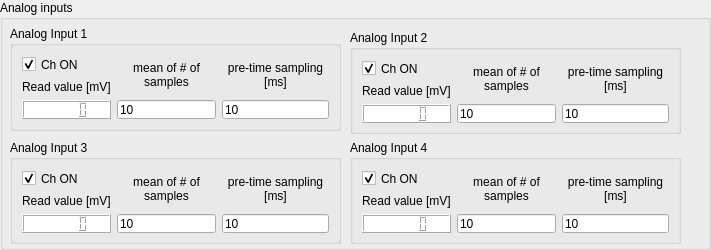
  <widget class="QGroupBox" name="groupBox_10">
   <property name="geometry">
    <rect>
     <x>10</x>
     <y>711</y>
     <width>711</width>
     <height>250</height>
    </rect>
   </property>
   <property name="title">
    <string>Analog inputs</string>
   </property>
   <widget class="QGroupBox" name="groupBox_4">
    <property name="geometry">
     <rect>
      <x>10</x>
      <y>140</y>
      <width>331</width>
      <height>104</height>
     </rect>
    </property>
    <property name="title">
     <string>Analog Input 3</string>
    </property>
    <layout class="QGridLayout" name="gridLayout_4">
     <item row="4" column="0">
      <widget class="QLCDNumber" name="lcdAnalogRaw1_3">
       <property name="styleSheet">
        <string notr="true">background-color: rgb(255, 255, 255);
color: rgb(0, 0, 0);</string>
       </property>
      </widget>
     </item>
     <item row="1" column="0">
      <widget class="QLabel" name="label_17">
       <property name="text">
        <string>Read value [mV]</string>
       </property>
      </widget>
     </item>
     <item row="4" column="3">
      <widget class="QLineEdit" name="lineEditWaitTimeAnalog1_3">
       <property name="text">
        <string>10</string>
       </property>
      </widget>
     </item>
     <item row="0" column="0">
      <widget class="QCheckBox" name="checkONAnalog1_3">
       <property name="text">
        <string>Ch ON</string>
       </property>
       <property name="checked">
        <bool>true</bool>
       </property>
      </widget>
     </item>
     <item row="4" column="2">
      <widget class="QLineEdit" name="lineEditSamplesPerMeanAnalog1_3">
       <property name="text">
        <string>10</string>
       </property>
      </widget>
     </item>
     <item row="0" column="3" rowspan="2">
      <widget class="QLabel" name="label_19">
       <property name="text">
        <string>pre-time sampling [ms]</string>
       </property>
       <property name="alignment">
        <set>Qt::AlignmentFlag::AlignCenter</set>
       </property>
       <property name="wordWrap">
        <bool>true</bool>
       </property>
      </widget>
     </item>
     <item row="0" column="2" rowspan="2">
      <widget class="QLabel" name="label_16">
       <property name="text">
        <string>mean of # of samples</string>
       </property>
       <property name="alignment">
        <set>Qt::AlignmentFlag::AlignCenter</set>
       </property>
       <property name="wordWrap">
        <bool>true</bool>
       </property>
      </widget>
     </item>
    </layout>
   </widget>
   <widget class="QGroupBox" name="groupBox_5">
    <property name="geometry">
     <rect>
      <x>350</x>
      <y>140</y>
      <width>331</width>
      <height>104</height>
     </rect>
    </property>
    <property name="title">
     <string>Analog Input 4</string>
    </property>
    <layout class="QGridLayout" name="gridLayout_5">
     <item row="4" column="1">
      <widget class="QLineEdit" name="lineEditSamplesPerMeanAnalog1_4">
       <property name="text">
        <string>10</string>
       </property>
      </widget>
     </item>
     <item row="4" column="0">
      <widget class="QLCDNumber" name="lcdAnalogRaw1_4">
       <property name="styleSheet">
        <string notr="true">background-color: rgb(255, 255, 255);
color: rgb(0, 0, 0);</string>
       </property>
      </widget>
     </item>
     <item row="4" column="2">
      <widget class="QLineEdit" name="lineEditWaitTimeAnalog1_4">
       <property name="text">
        <string>10</string>
       </property>
      </widget>
     </item>
     <item row="1" column="0">
      <widget class="QLabel" name="label_20">
       <property name="text">
        <string>Read value [mV]</string>
       </property>
      </widget>
     </item>
     <item row="0" column="0">
      <widget class="QCheckBox" name="checkONAnalog1_4">
       <property name="text">
        <string>Ch ON</string>
       </property>
       <property name="checked">
        <bool>true</bool>
       </property>
      </widget>
     </item>
     <item row="0" column="1" rowspan="2">
      <widget class="QLabel" name="label_15">
       <property name="text">
        <string>mean of # of samples</string>
       </property>
       <property name="alignment">
        <set>Qt::AlignmentFlag::AlignCenter</set>
       </property>
       <property name="wordWrap">
        <bool>true</bool>
       </property>
      </widget>
     </item>
     <item row="0" column="2" rowspan="2">
      <widget class="QLabel" name="label_18">
       <property name="text">
        <string>pre-time sampling [ms]</string>
       </property>
       <property name="alignment">
        <set>Qt::AlignmentFlag::AlignCenter</set>
       </property>
       <property name="wordWrap">
        <bool>true</bool>
       </property>
      </widget>
     </item>
    </layout>
   </widget>
   <widget class="QGroupBox" name="groupBox_3">
    <property name="geometry">
     <rect>
      <x>350</x>
      <y>30</y>
      <width>331</width>
      <height>104</height>
     </rect>
    </property>
    <property name="title">
     <string>Analog Input 2</string>
    </property>
    <layout class="QGridLayout" name="gridLayout_3">
     <item row="4" column="1">
      <widget class="QLineEdit" name="lineEditSamplesPerMeanAnalog1_2">
       <property name="text">
        <string>10</string>
       </property>
      </widget>
     </item>
     <item row="4" column="0">
      <widget class="QLCDNumber" name="lcdAnalogRaw1_2">
       <property name="styleSheet">
        <string notr="true">background-color: rgb(255, 255, 255);
color: rgb(0, 0, 0);</string>
       </property>
      </widget>
     </item>
     <item row="4" column="2">
      <widget class="QLineEdit" name="lineEditWaitTimeAnalog1_2">
       <property name="text">
        <string>10</string>
       </property>
      </widget>
     </item>
     <item row="1" column="0">
      <widget class="QLabel" name="label_14">
       <property name="text">
        <string>Read value [mV]</string>
       </property>
      </widget>
     </item>
     <item row="0" column="0">
      <widget class="QCheckBox" name="checkONAnalog1_2">
       <property name="text">
        <string>Ch ON</string>
       </property>
       <property name="checked">
        <bool>true</bool>
       </property>
      </widget>
     </item>
     <item row="0" column="2" rowspan="2">
      <widget class="QLabel" name="label_13">
       <property name="text">
        <string>pre-time sampling [ms]</string>
       </property>
       <property name="alignment">
        <set>Qt::AlignmentFlag::AlignCenter</set>
       </property>
       <property name="wordWrap">
        <bool>true</bool>
       </property>
      </widget>
     </item>
     <item row="0" column="1" rowspan="2">
      <widget class="QLabel" name="label_12">
       <property name="text">
        <string>mean of # of samples</string>
       </property>
       <property name="alignment">
        <set>Qt::AlignmentFlag::AlignCenter</set>
       </property>
       <property name="wordWrap">
        <bool>true</bool>
       </property>
      </widget>
     </item>
    </layout>
   </widget>
   <widget class="QGroupBox" name="groupBox_2">
    <property name="geometry">
     <rect>
      <x>10</x>
      <y>26</y>
      <width>331</width>
      <height>105</height>
     </rect>
    </property>
    <property name="title">
     <string>Analog Input 1</string>
    </property>
    <layout class="QGridLayout" name="gridLayout_2">
     <item row="0" column="0">
      <widget class="QCheckBox" name="checkONAnalog1_1">
       <property name="text">
        <string>Ch ON</string>
       </property>
       <property name="checked">
        <bool>true</bool>
       </property>
      </widget>
     </item>
     <item row="4" column="0">
      <widget class="QLCDNumber" name="lcdAnalogRaw1_1">
       <property name="styleSheet">
        <string notr="true">background-color: rgb(255, 255, 255);
color: rgb(0, 0, 0);</string>
       </property>
      </widget>
     </item>
     <item row="4" column="2">
      <widget class="QLineEdit" name="lineEditWaitTimeAnalog1_1">
       <property name="text">
        <string>10</string>
       </property>
      </widget>
     </item>
     <item row="1" column="0">
      <widget class="QLabel" name="label_2">
       <property name="text">
        <string>Read value [mV]</string>
       </property>
      </widget>
     </item>
     <item row="4" column="1">
      <widget class="QLineEdit" name="lineEditSamplesPerMeanAnalog1_1">
       <property name="text">
        <string>10</string>
       </property>
      </widget>
     </item>
     <item row="0" column="2" rowspan="2">
      <widget class="QLabel" name="label_11">
       <property name="text">
        <string>pre-time sampling [ms]</string>
       </property>
       <property name="alignment">
        <set>Qt::AlignmentFlag::AlignCenter</set>
       </property>
       <property name="wordWrap">
        <bool>true</bool>
       </property>
      </widget>
     </item>
     <item row="0" column="1" rowspan="2">
      <widget class="QLabel" name="label_10">
       <property name="text">
        <string>mean of # of samples</string>
       </property>
       <property name="alignment">
        <set>Qt::AlignmentFlag::AlignCenter</set>
       </property>
       <property name="wordWrap">
        <bool>true</bool>
       </property>
      </widget>
     </item>
    </layout>
   </widget>
  </widget>
